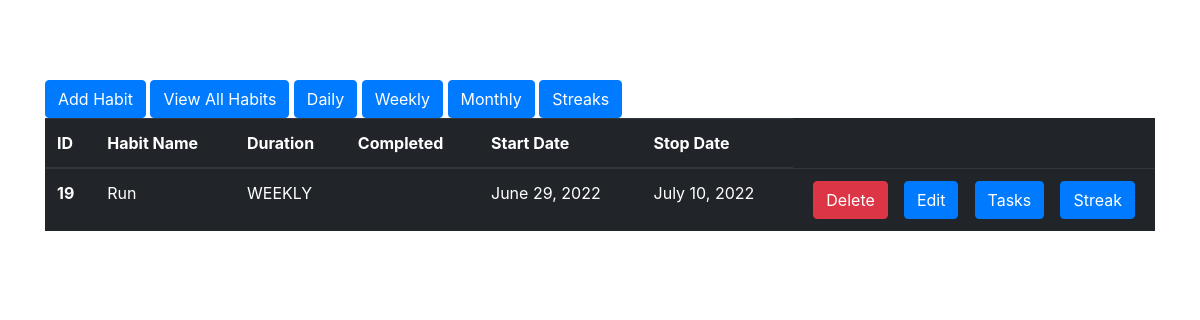
The app's page /habits, older data.
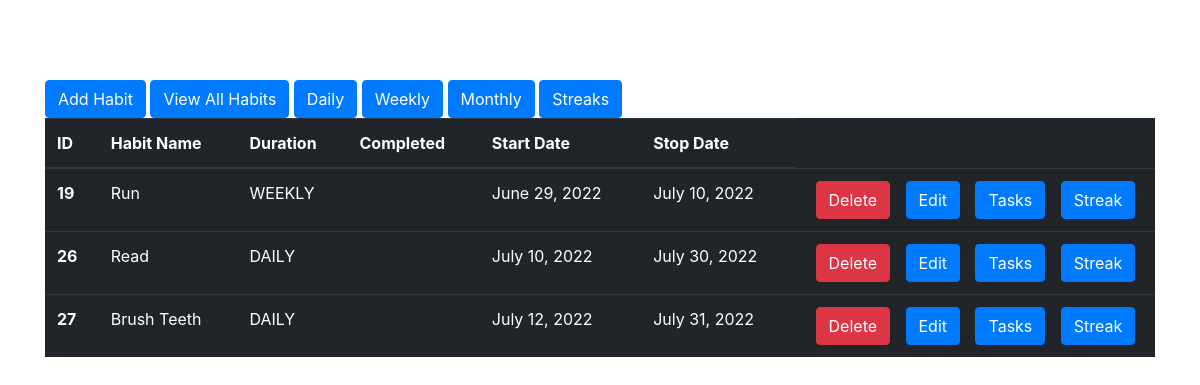
The same page, newer data.
### habit/models.py (models this page shows)
class HabitModel(models.Model):
    class Meta:
        db_table = "habit"
    DURATION = Choices("DAILY", "WEEKLY", "MONTHLY")
    name = models.CharField(max_length=255)
    duration = models.CharField(max_length=255, choices=DURATION, default=DURATION.DAILY)
    completed = models.BooleanField(default=False)
    start_date = models.DateField()
    finish_date = models.DateField()
    broken = models.BooleanField(default=False)
    def __str__(self):
        return self.name

### habit/views.py (the view)
# urls.py: path('habits', HabitsView.as_view(), name='habits'),
class HabitsView(View):
    def get(self, request):
        habits = HabitModel.objects.all()
        print(habits)
        return render(request, 'habits.html', {'habits': habits})

### habit/templates/habits.html (shortened to what this page needs)
{% extends 'base.html' %}
{% block content %}
<a href="{% url 'add-habit'  %}"> <button class = "btn btn-primary">Add Habit</button> </a>
<a href="{% url 'habits'  %}"> <button class = "btn btn-primary">View All Habits</button> </a>
<a href="{% url 'daily'  %}"> <button class = "btn btn-primary">Daily</button> </a>
<a href="{% url 'weekly'  %}"> <button class = "btn btn-primary">Weekly</button> </a>
<a href="{% url 'monthly'  %}"> <button class = "btn btn-primary">Monthly</button> </a>
<a href="{% url 'streaks'  %}"> <button class = "btn btn-primary">Streaks</button> </a>
<table class="table table-dark">
  <thead>
    <tr>
      <th scope="col">ID</th>
      <th scope="col">Habit Name</th>
      <th scope="col">Duration</th>
      <th scope="col">Completed</th>
      <th scope="col">Start Date</th>
      <th scope="col">Stop Date</th>
    </tr>
  </thead>
  <tbody>
    {% for habit in habits %}
    <tr>
      <th scope="row">{{habit.id}}</th>
      <td>{{habit.name}}</td>
      <td> {{habit.duration }} {{habit.duration_type}} </td>
      <td> {{habit.done}}</td>
      <td> {{habit.start_date }}</td>
      <td> {{habit.finish_date }}</td>
      <td class = "d-flex flex-row justify-content-around">
        <form method="post" action = "delete/{{habit.id}}">
        <input type="submit" value="Delete" class = "btn btn-danger">
       </form>
        <a href = "{% url 'update' habit.id %}"  ><button class = "btn btn-primary"> Edit</button></a>
        <a href = "{% url 'tasks' habit.id %}"  ><button class = "btn btn-primary">  Tasks </button></a>
        <a href = "{% url 'streak' habit.id %}"  ><button class = "btn btn-primary"> Streak </button></a>
      </td>
    </tr>
    {% endfor %}
  </tbody>
</table>
{% endblock %}

Row changes from the older to the newer data that the page shows:
added HabitModel: id "26", name "Read", duration "DAILY", start_date "July 10, 2022", finish_date "July 30, 2022"
added HabitModel: id "27", name "Brush Teeth", duration "DAILY", start_date "July 12, 2022", finish_date "July 31, 2022"
